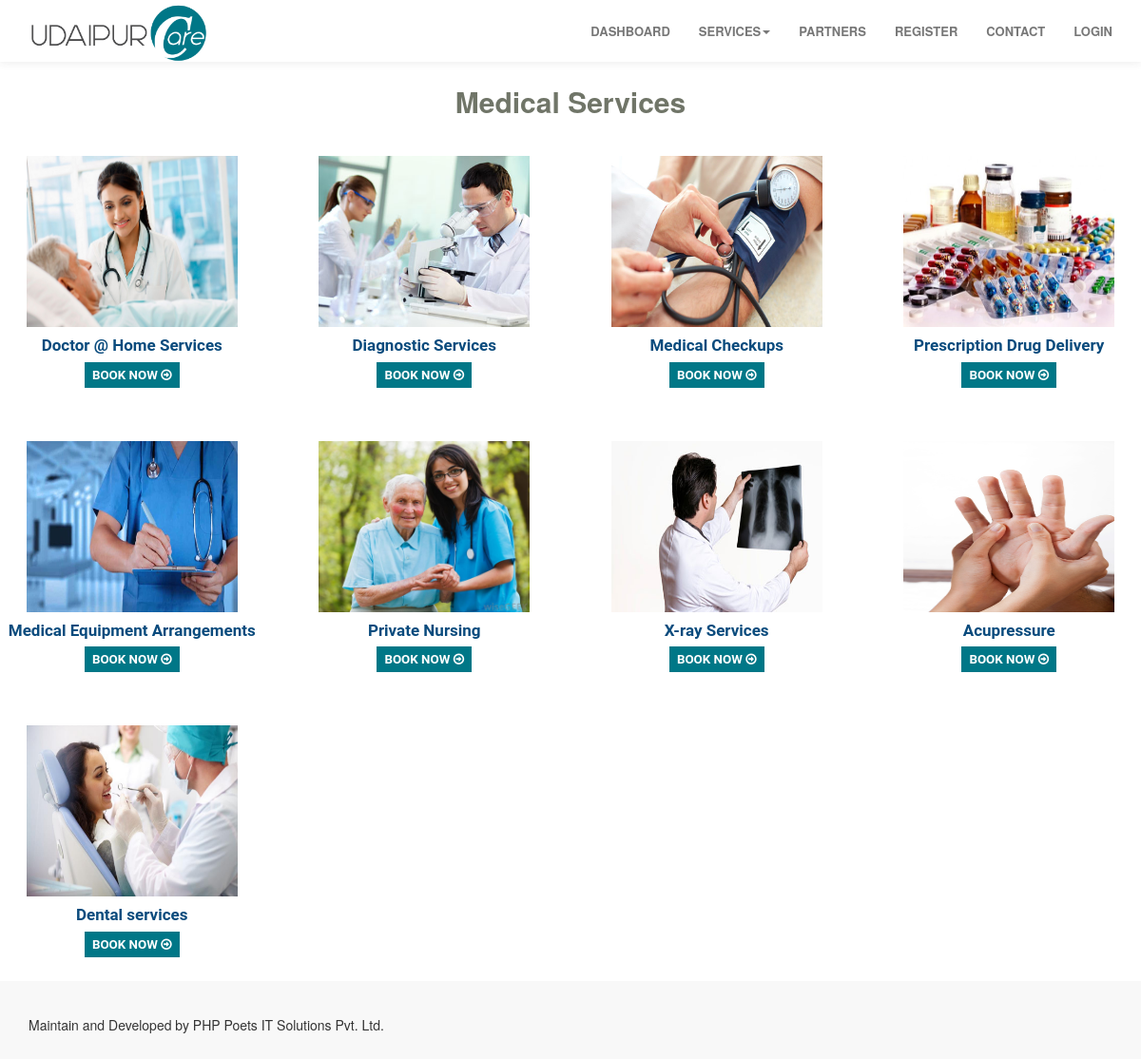
Screenshot of /service.php?id=1 with the database file from the repository.
### tables this page shows
CREATE TABLE `master_services` (
  `id` int(11) NOT NULL,
  `service_name` varchar(200) NOT NULL,
  `discription` text NOT NULL,
  `icon` varchar(66) NOT NULL,
  `flag` int(11) NOT NULL DEFAULT '1' COMMENT '0 for discontinu and 1 for continu'
);

CREATE TABLE `master_sub_services` (
  `id` int(11) NOT NULL,
  `services_id` int(11) NOT NULL,
  `sub_services_name` varchar(100) NOT NULL,
  `icon` varchar(22) NOT NULL,
  `service_images` varchar(200) NOT NULL,
  `sub_services_discription` text NOT NULL,
  `flag` int(11) NOT NULL
);

### service.php (the view, shortened to what this page needs)
<?php
include("header.php");
$service_id=$_GET['id'];
?>
	<section class="content-header">
       <center>
      	<h2 class="wow bounce" style=" padding-top:70px; color:#707568"> <strong>
        <?php
	  	$querys=mysql_query("select `service_name` from `master_services` where `id`='$service_id'");
		$ftc=mysql_fetch_array($querys);
		echo $ftc['service_name'].' Services';
		?>
       </strong></h2>
       </center>
	   </section>
 <br/><br/>
<div class="content-wrapper" style="min-height:580px">
 		 <?php
				$count=0;
				$query=mysql_query("select * from `master_sub_services` where `services_id`='$service_id' and flag=0 ");
				while($fetch=mysql_fetch_array($query))
				{
					$count++;
					$id=$fetch['id'];
					$sub_services_name=$fetch['sub_services_name'];
					 $service_images=$fetch['service_images'];
				if($count==1 ){ echo '<div class="row">'; }
				?>
					<div class="col-sm-3" style="">
                    <div class="box">
                        <div class="icon">
                             <div class="info" style="background-color:white;">
							  <div style=""><img src="images/service_images/<?php echo $service_images;?>" width="80%" height="180px"></div>
                                <h4 class="title"><?php echo $sub_services_name; ?> </h4>
								<div class="more">
                                    <a href="service_booking.php?s_id=<?php echo $id;?>" title="Title Link" style="font-size:10pt;font-weight:bold;">
                                    Book Now <i class="fa fa-arrow-circle-o-right "></i>
                                    </a>
                                </div>
                            </div>
                        </div>
                    </div>
                 </div>
         <?php
		 if($count==4){ echo '</div></br></br>';  $count=0;}
		 } ?>
		</div>
<?php include("footer.php");?>

### css/style.css (style rules this page uses)
h2, h3, h4 { font-weight: bold; }

### service.php (style rules this page uses)
.box > .icon { text-align: center; position: relative; }
.box > .icon > .info { margin-top: -24px; background:rgba(249, 249, 249, 0); padding: 15px 0 10px 0; }
.box > .icon > .info > h4.title { font-family: "Roboto",sans-serif !important; font-size: 17px; color: #0A4B7D;; font-weight: 700; }
.box > .icon > .info > .more a { font-family: "Roboto",sans-serif !important; font-size: 12px; color: #222; line-height: 12px; text-transform: uppercase; text-decoration: none; color: #fff; padding: 6px 8px; background-color: #007787; }
a { outline: none; text-decoration: none; color: #23527c; text-decoration: none; }

### rows the page displays
master_services: service_name "Medical"
master_sub_services: service_images (picture), sub_services_name "Doctor @ Home Services"
master_sub_services: service_images (picture), sub_services_name "Diagnostic Services"
master_sub_services: service_images (picture), sub_services_name "Medical Checkups"
master_sub_services: service_images (picture), sub_services_name "Prescription Drug Delivery"
master_sub_services: service_images (picture), sub_services_name "Medical Equipment Arrangements"
master_sub_services: service_images (picture), sub_services_name "Private Nursing"
master_sub_services: service_images (picture), sub_services_name "X-ray Services"
master_sub_services: service_images (picture), sub_services_name "Acupressure"
master_sub_services: service_images (picture), sub_services_name "Dental services"
